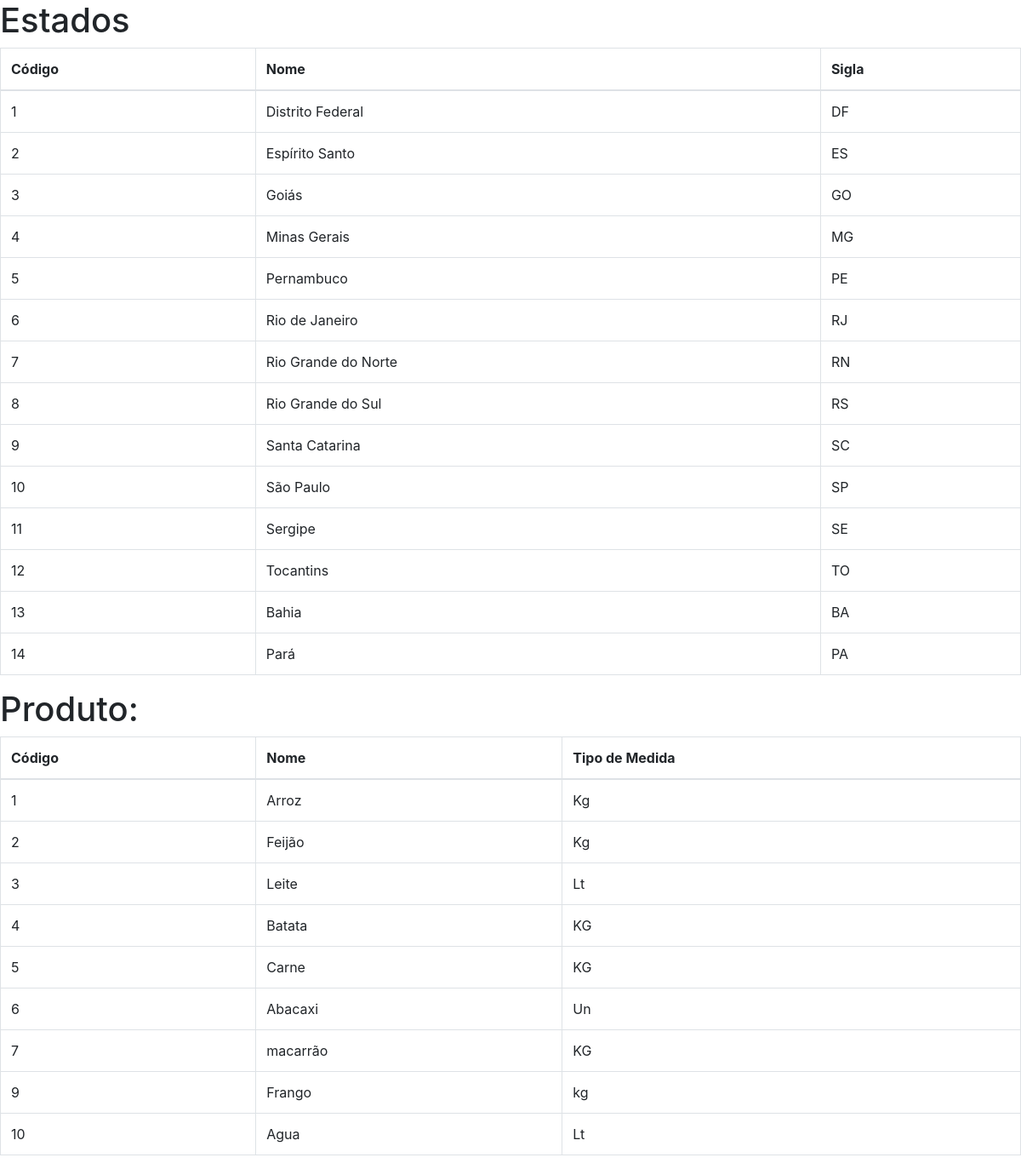
The page / on the database its author committed.
### tables this page shows
CREATE TABLE "estados" ("id" integer not null primary key autoincrement, "nome" varchar not null, "sigla" varchar not null, "created_at" datetime null, "updated_at" datetime null);

CREATE TABLE "produtos" (
	"id"	INTEGER,
	"nome"	VARCHAR(100) NOT NULL,
	"um"	VARCHAR(3) NOT NULL,
	PRIMARY KEY("id" AUTOINCREMENT)
);

### public/index.php (called while the page is built, shortened)
<?php
$connection = new Connection(new AdapterSQLite());
$connection->getAdapter()->open();
$estados = $connection->getAdapter()->getEstados();
$produtos = $connection->getAdapter()->getProdutos();
require '../View.php';

### App/Database/Connection.php (called while the page is built, shortened)
<?php
  class Connection{
    private $adapter;
    public function __construct(AdapterInterface $adapter) {
      $this->adapter = $adapter;
    }
    public function getAdapter(){
      return $this->adapter;
    }
  }

### App/Database/AdapterSQLite.php (called while the page is built, shortened)
<?php
    class AdapterSQLite implements AdapterInterface{
      private $connection = null;
      public function open() {
        $dbfile = __DIR__ . "/database.sqlite";
        $dbuser = "";
        $dbpassword = "";
        $strConnection = "sqlite:" . $dbfile;
        $this->connection = new PDO($strConnection, $dbuser, $dbpassword);
      }
      public function getEstados(){
        return $this->connection->query("SELECT * FROM estados");
      }
      public function getProdutos(){
        return $this->connection->query("SELECT * FROM produtos");
      }
    }

### View.php (the view, shortened to what this page needs)
<!DOCTYPE html>
<html lang="pt-BR">
<head>
   <link rel="stylesheet" href="https://cdn.jsdelivr.net/npm/bootstrap@4.6.0/dist/css/bootstrap.min.css">
</head>
<body>
<div>
  <table  id="tabela" class="table table-bordered ">
  <div>
  <h1>Estados</h1>
    <thead>
        <tr>
            <th>Código</th>
            <th>Nome</th>
            <th>Sigla</th>
        </tr>
    </thead>
  <tbody>
    <?php
      while ($e = $estados->fetch()) {
        echo "<tr>" .
        "<td>" . $e["id"] . "</td> "
        . "<td>" . $e["nome"] . "</td> "
        . "<td>" . $e["sigla"] . "</td> "
        . "</tr>";
      }
      ?>
    </tbody>
</table>
</div>
<div>
<h1>Produto:</h1>
<table  id="tabela" class="table table-bordered ">
    <thead>
        <tr>
            <th>Código</th>
            <th>Nome</th>
            <th>Tipo de Medida</th>
        </tr>
    </thead>
  <tbody>
    <?php
      while ($e = $produtos->fetch()) {
        echo "<tr>" .
        "<td>" . $e["id"] . "</td> "
        . "<td>" . $e["nome"] . "</td> "
        . "<td>" . $e["um"] . "</td> "
        . "</tr>";
        }
        ?>
    </tbody>
</table>
</div>
</body>
</html>

### rows shown on the page
estados: id "1", nome "Distrito Federal", sigla "DF"
estados: id "2", nome "Espírito Santo", sigla "ES"
estados: id "3", nome "Goiás", sigla "GO"
estados: id "4", nome "Minas Gerais", sigla "MG"
estados: id "5", nome "Pernambuco", sigla "PE"
estados: id "6", nome "Rio de Janeiro", sigla "RJ"
estados: id "7", nome "Rio Grande do Norte", sigla "RN"
estados: id "8", nome "Rio Grande do Sul", sigla "RS"
estados: id "9", nome "Santa Catarina", sigla "SC"
estados: id "10", nome "São Paulo", sigla "SP"
estados: id "11", nome "Sergipe", sigla "SE"
estados: id "12", nome "Tocantins", sigla "TO"
estados: id "13", nome "Bahia", sigla "BA"
estados: id "14", nome "Pará", sigla "PA"
produtos: id "1", nome "Arroz", um "Kg"
produtos: id "2", nome "Feijão", um "Kg"
produtos: id "3", nome "Leite", um "Lt"
produtos: id "4", nome "Batata", um "KG"
produtos: id "5", nome "Carne", um "KG"
produtos: id "6", nome "Abacaxi", um "Un"
produtos: id "7", nome "macarrão", um "KG"
produtos: id "9", nome "Frango", um "kg"
produtos: id "10", nome "Agua", um "Lt"
